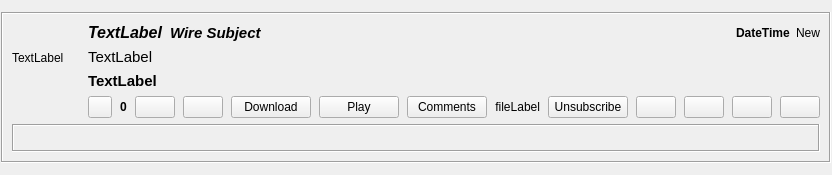
<?xml version="1.0" encoding="UTF-8"?>
<ui version="4.0">
 <class>WireNotifyPostItem</class>
 <widget class="QWidget" name="WireNotifyPostItem">
  <property name="geometry">
   <rect>
    <x>0</x>
    <y>0</y>
    <width>822</width>
    <height>175</height>
   </rect>
  </property>
  <layout class="QGridLayout" name="WireNotifyPostItem_GL">
   <property name="leftMargin">
    <number>1</number>
   </property>
   <property name="topMargin">
    <number>1</number>
   </property>
   <property name="rightMargin">
    <number>1</number>
   </property>
   <property name="bottomMargin">
    <number>1</number>
   </property>
   <property name="horizontalSpacing">
    <number>6</number>
   </property>
   <property name="verticalSpacing">
    <number>1</number>
   </property>
   <item row="0" column="0">
    <widget class="QFrame" name="feedFrame">
     <property name="sizePolicy">
      <sizepolicy hsizetype="Expanding" vsizetype="Fixed">
       <horstretch>0</horstretch>
       <verstretch>0</verstretch>
      </sizepolicy>
     </property>
     <property name="autoFillBackground">
      <bool>true</bool>
     </property>
     <property name="frameShape">
      <enum>QFrame::Shape::Box</enum>
     </property>
     <property name="frameShadow">
      <enum>QFrame::Shadow::Sunken</enum>
     </property>
     <layout class="QVBoxLayout" name="feedFrame_VL">
      <item>
       <layout class="QHBoxLayout" name="mainTopHLayout">
        <item>
         <layout class="QVBoxLayout" name="logo_VLayout">
          <item>
           <widget class="QLabel" name="logoLabel">
            <property name="minimumSize">
             <size>
              <width>70</width>
              <height>70</height>
             </size>
            </property>
            <property name="maximumSize">
             <size>
              <width>70</width>
              <height>70</height>
             </size>
            </property>
            <property name="text">
             <string>TextLabel</string>
            </property>
            <property name="scaledContents">
             <bool>true</bool>
            </property>
           </widget>
          </item>
          <item>
           <spacer name="verticalSpacer">
            <property name="orientation">
             <enum>Qt::Orientation::Vertical</enum>
            </property>
            <property name="sizeHint" stdset="0">
             <size>
              <width>20</width>
              <height>20</height>
             </size>
            </property>
           </spacer>
          </item>
         </layout>
        </item>
        <item>
         <layout class="QVBoxLayout" name="mainRTopVLayout">
          <item>
           <layout class="QHBoxLayout" name="tilteHLayout">
            <item>
             <widget class="QLabel" name="groupName">
              <property name="font">
               <font>
                <pointsize>12</pointsize>
                <italic>true</italic>
                <bold>true</bold>
               </font>
              </property>
              <property name="text">
               <string>TextLabel</string>
              </property>
             </widget>
            </item>
            <item>
             <widget class="QLabel" name="titleLabel">
              <property name="sizePolicy">
               <sizepolicy hsizetype="MinimumExpanding" vsizetype="Preferred">
                <horstretch>0</horstretch>
                <verstretch>0</verstretch>
               </sizepolicy>
              </property>
              <property name="font">
               <font>
                <pointsize>11</pointsize>
                <italic>true</italic>
                <bold>true</bold>
               </font>
              </property>
              <property name="text">
               <string notr="true">Wire Subject</string>
              </property>
              <property name="scaledContents">
               <bool>false</bool>
              </property>
              <property name="openExternalLinks">
               <bool>true</bool>
              </property>
             </widget>
            </item>
            <item>
             <widget class="QLabel" name="datetimelabel">
              <property name="font">
               <font>
                <bold>true</bold>
               </font>
              </property>
              <property name="text">
               <string notr="true">DateTime</string>
              </property>
             </widget>
            </item>
            <item>
             <widget class="QLabel" name="newLabel">
              <property name="text">
               <string>New</string>
              </property>
             </widget>
            </item>
           </layout>
          </item>
          <item>
           <widget class="QLabel" name="pulseMessage">
            <property name="font">
             <font>
              <pointsize>11</pointsize>
             </font>
            </property>
            <property name="text">
             <string>TextLabel</string>
            </property>
           </widget>
          </item>
          <item>
           <widget class="QLabel" name="subjectLabel">
            <property name="font">
             <font>
              <pointsize>11</pointsize>
              <italic>false</italic>
              <bold>true</bold>
             </font>
            </property>
            <property name="text">
             <string notr="true">TextLabel</string>
            </property>
            <property name="openExternalLinks">
             <bool>true</bool>
            </property>
           </widget>
          </item>
          <item>
           <layout class="QHBoxLayout" name="buttonHLayout">
            <property name="spacing">
             <number>8</number>
            </property>
            <item>
             <widget class="QPushButton" name="readButton">
              <property name="maximumSize">
               <size>
                <width>24</width>
                <height>16777215</height>
               </size>
              </property>
              <property name="focusPolicy">
               <enum>Qt::FocusPolicy::NoFocus</enum>
              </property>
              <property name="toolTip">
               <string>Toggle Message Read Status</string>
              </property>
              <property name="checkable">
               <bool>true</bool>
              </property>
              <property name="checked">
               <bool>false</bool>
              </property>
              <property name="flat">
               <bool>false</bool>
              </property>
             </widget>
            </item>
            <item>
             <widget class="QLabel" name="scoreLabel">
              <property name="font">
               <font>
                <bold>true</bold>
               </font>
              </property>
              <property name="text">
               <string>0</string>
              </property>
             </widget>
            </item>
            <item>
             <widget class="QPushButton" name="voteUpButton">
              <property name="toolTip">
               <string>I like this</string>
              </property>
              <property name="text">
               <string/>
              </property>
             </widget>
            </item>
            <item>
             <widget class="QPushButton" name="voteDownButton">
              <property name="toolTip">
               <string>I dislike this</string>
              </property>
              <property name="text">
               <string/>
              </property>
             </widget>
            </item>
            <item>
             <widget class="QPushButton" name="downloadButton">
              <property name="focusPolicy">
               <enum>Qt::FocusPolicy::NoFocus</enum>
              </property>
              <property name="text">
               <string>Download</string>
              </property>
              <property name="autoExclusive">
               <bool>false</bool>
              </property>
             </widget>
            </item>
            <item>
             <widget class="QPushButton" name="playButton">
              <property name="focusPolicy">
               <enum>Qt::FocusPolicy::NoFocus</enum>
              </property>
              <property name="text">
               <string>Play</string>
              </property>
             </widget>
            </item>
            <item>
             <widget class="QPushButton" name="commentButton">
              <property name="text">
               <string>Comments</string>
              </property>
             </widget>
            </item>
            <item>
             <widget class="QLabel" name="filelabel">
              <property name="text">
               <string notr="true">fileLabel</string>
              </property>
              <property name="alignment">
               <set>Qt::AlignmentFlag::AlignRight|Qt::AlignmentFlag::AlignTrailing|Qt::AlignmentFlag::AlignVCenter</set>
              </property>
             </widget>
            </item>
            <item>
             <widget class="QPushButton" name="unsubscribeButton">
              <property name="sizePolicy">
               <sizepolicy hsizetype="Fixed" vsizetype="Fixed">
                <horstretch>0</horstretch>
                <verstretch>0</verstretch>
               </sizepolicy>
              </property>
              <property name="focusPolicy">
               <enum>Qt::FocusPolicy::NoFocus</enum>
              </property>
              <property name="toolTip">
               <string>Unsubscribe From Wire</string>
              </property>
              <property name="text">
               <string>Unsubscribe</string>
              </property>
             </widget>
            </item>
            <item>
             <spacer name="buttons_HSpacer">
              <property name="orientation">
               <enum>Qt::Orientation::Horizontal</enum>
              </property>
              <property name="sizeHint" stdset="0">
               <size>
                <width>40</width>
                <height>20</height>
               </size>
              </property>
             </spacer>
            </item>
            <item>
             <widget class="QPushButton" name="copyLinkButton">
              <property name="sizePolicy">
               <sizepolicy hsizetype="Fixed" vsizetype="Fixed">
                <horstretch>0</horstretch>
                <verstretch>0</verstretch>
               </sizepolicy>
              </property>
              <property name="focusPolicy">
               <enum>Qt::FocusPolicy::NoFocus</enum>
              </property>
              <property name="toolTip">
               <string>Copy RetroShare Link</string>
              </property>
             </widget>
            </item>
            <item>
             <widget class="QPushButton" name="expandButton">
              <property name="sizePolicy">
               <sizepolicy hsizetype="Fixed" vsizetype="Fixed">
                <horstretch>0</horstretch>
                <verstretch>0</verstretch>
               </sizepolicy>
              </property>
              <property name="focusPolicy">
               <enum>Qt::FocusPolicy::NoFocus</enum>
              </property>
              <property name="toolTip">
               <string>Expand</string>
              </property>
              <property name="icon">
               <iconset resource="../icons.qrc">
                <normaloff>:/icons/png/down-arrow.png</normaloff>:/icons/png/down-arrow.png</iconset>
              </property>
             </widget>
            </item>
            <item>
             <widget class="QPushButton" name="readAndClearButton">
              <property name="sizePolicy">
               <sizepolicy hsizetype="Fixed" vsizetype="Fixed">
                <horstretch>0</horstretch>
                <verstretch>0</verstretch>
               </sizepolicy>
              </property>
              <property name="focusPolicy">
               <enum>Qt::FocusPolicy::NoFocus</enum>
              </property>
              <property name="toolTip">
               <string>Set as read and remove item</string>
              </property>
              <property name="icon">
               <iconset resource="../icons.qrc">
                <normaloff>:/icons/png/correct.png</normaloff>:/icons/png/correct.png</iconset>
              </property>
             </widget>
            </item>
            <item>
             <widget class="QPushButton" name="clearButton">
              <property name="sizePolicy">
               <sizepolicy hsizetype="Fixed" vsizetype="Fixed">
                <horstretch>0</horstretch>
                <verstretch>0</verstretch>
               </sizepolicy>
              </property>
              <property name="focusPolicy">
               <enum>Qt::FocusPolicy::NoFocus</enum>
              </property>
              <property name="toolTip">
               <string>Remove Item</string>
              </property>
              <property name="icon">
               <iconset resource="../icons.qrc">
                <normaloff>:/icons/png/exit2.png</normaloff>:/icons/png/exit2.png</iconset>
              </property>
             </widget>
            </item>
           </layout>
          </item>
         </layout>
        </item>
       </layout>
      </item>
      <item>
       <widget class="QFrame" name="expandFrame">
        <layout class="QVBoxLayout" name="expandFrame_VL">
         <property name="leftMargin">
          <number>0</number>
         </property>
         <property name="topMargin">
          <number>0</number>
         </property>
         <property name="rightMargin">
          <number>0</number>
         </property>
         <property name="bottomMargin">
          <number>0</number>
         </property>
         <item>
          <widget class="QFrame" name="msgFrame">
           <property name="frameShape">
            <enum>QFrame::Shape::Box</enum>
           </property>
           <property name="frameShadow">
            <enum>QFrame::Shadow::Sunken</enum>
           </property>
           <layout class="QVBoxLayout" name="msgFrame_VL">
            <property name="leftMargin">
             <number>5</number>
            </property>
            <property name="topMargin">
             <number>5</number>
            </property>
            <property name="rightMargin">
             <number>5</number>
            </property>
            <property name="bottomMargin">
             <number>5</number>
            </property>
            <item>
             <widget class="QLabel" name="msgLabel">
              <property name="sizePolicy">
               <sizepolicy hsizetype="MinimumExpanding" vsizetype="Preferred">
                <horstretch>0</horstretch>
                <verstretch>0</verstretch>
               </sizepolicy>
              </property>
              <property name="wordWrap">
               <bool>true</bool>
              </property>
              <property name="margin">
               <number>6</number>
              </property>
              <property name="indent">
               <number>-1</number>
              </property>
              <property name="openExternalLinks">
               <bool>true</bool>
              </property>
              <property name="textInteractionFlags">
               <set>Qt::TextInteractionFlag::LinksAccessibleByMouse|Qt::TextInteractionFlag::TextSelectableByKeyboard|Qt::TextInteractionFlag::TextSelectableByMouse</set>
              </property>
             </widget>
            </item>
           </layout>
          </widget>
         </item>
        </layout>
       </widget>
      </item>
      <item>
       <spacer name="feedFrame_VSpacer">
        <property name="orientation">
         <enum>Qt::Orientation::Vertical</enum>
        </property>
        <property name="sizeHint" stdset="0">
         <size>
          <width>20</width>
          <height>0</height>
         </size>
        </property>
       </spacer>
      </item>
     </layout>
    </widget>
   </item>
  </layout>
 </widget>
 <resources>
  <include location="../icons.qrc"/>
 </resources>
 <connections/>
</ui>
